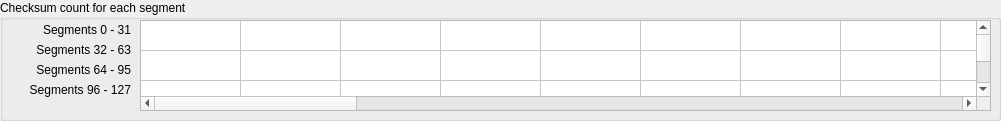
   <widget class="QGroupBox" name="groupBox_4">
    <property name="geometry">
     <rect>
      <x>10</x>
      <y>260</y>
      <width>1001</width>
      <height>121</height>
     </rect>
    </property>
    <property name="title">
     <string>Checksum count for each segment</string>
    </property>
    <widget class="caWaveTable" name="cawavetable_4">
     <property name="geometry">
      <rect>
       <x>140</x>
       <y>20</y>
       <width>851</width>
       <height>91</height>
      </rect>
     </property>
     <property name="channel" stdset="0">
      <string notr="true">$(SYS)-$(DEVICE):DBuf-Cnt-Cs-I</string>
     </property>
     <property name="numberOfRows">
      <number>4</number>
     </property>
     <property name="numberOfColumns">
      <number>32</number>
     </property>
     <attribute name="horizontalHeaderVisible">
      <bool>false</bool>
     </attribute>
     <attribute name="horizontalHeaderHighlightSections">
      <bool>false</bool>
     </attribute>
     <attribute name="verticalHeaderVisible">
      <bool>false</bool>
     </attribute>
     <attribute name="verticalHeaderHighlightSections">
      <bool>false</bool>
     </attribute>
     <row/>
     <row/>
     <row/>
     <row/>
     <column/>
     <column/>
     <column/>
     <column/>
     <column/>
     <column/>
     <column/>
     <column/>
     <column/>
     <column/>
     <column/>
     <column/>
     <column/>
     <column/>
     <column/>
     <column/>
     <column/>
     <column/>
     <column/>
     <column/>
     <column/>
     <column/>
     <column/>
     <column/>
     <column/>
     <column/>
     <column/>
     <column/>
     <column/>
     <column/>
     <column/>
     <column/>
     <item row="0" column="0">
      <property name="font">
       <font/>
      </property>
      <property name="textAlignment">
       <set>AlignLeft|AlignLeading</set>
      </property>
     </item>
     <item row="0" column="1">
      <property name="font">
       <font/>
      </property>
      <property name="textAlignment">
       <set>AlignLeft|AlignLeading</set>
      </property>
     </item>
     <item row="0" column="2">
      <property name="font">
       <font/>
      </property>
      <property name="textAlignment">
       <set>AlignLeft|AlignLeading</set>
      </property>
     </item>
     <item row="0" column="3">
      <property name="font">
       <font/>
      </property>
      <property name="textAlignment">
       <set>AlignLeft|AlignLeading</set>
      </property>
     </item>
     <item row="0" column="4">
      <property name="font">
       <font/>
      </property>
      <property name="textAlignment">
       <set>AlignLeft|AlignLeading</set>
      </property>
     </item>
     <item row="0" column="5">
      <property name="font">
       <font/>
      </property>
      <property name="textAlignment">
       <set>AlignLeft|AlignLeading</set>
      </property>
     </item>
     <item row="0" column="6">
      <property name="font">
       <font/>
      </property>
      <property name="textAlignment">
       <set>AlignLeft|AlignLeading</set>
      </property>
     </item>
     <item row="0" column="7">
      <property name="font">
       <font/>
      </property>
      <property name="textAlignment">
       <set>AlignLeft|AlignLeading</set>
      </property>
     </item>
     <item row="0" column="8">
      <property name="font">
       <font/>
      </property>
      <property name="textAlignment">
       <set>AlignLeft|AlignLeading</set>
      </property>
     </item>
     <item row="0" column="9">
      <property name="font">
       <font/>
      </property>
      <property name="textAlignment">
       <set>AlignLeft|AlignLeading</set>
      </property>
     </item>
     <item row="0" column="10">
      <property name="font">
       <font/>
      </property>
      <property name="textAlignment">
       <set>AlignLeft|AlignLeading</set>
      </property>
     </item>
     <item row="0" column="11">
      <property name="font">
       <font/>
      </property>
      <property name="textAlignment">
       <set>AlignLeft|AlignLeading</set>
      </property>
     </item>
     <item row="0" column="12">
      <property name="font">
       <font/>
      </property>
      <property name="textAlignment">
       <set>AlignLeft|AlignLeading</set>
      </property>
     </item>
     <item row="0" column="13">
      <property name="font">
       <font/>
      </property>
      <property name="textAlignment">
       <set>AlignLeft|AlignLeading</set>
      </property>
     </item>
     <item row="0" column="14">
      <property name="font">
       <font/>
      </property>
      <property name="textAlignment">
       <set>AlignLeft|AlignLeading</set>
      </property>
     </item>
     <item row="0" column="15">
      <property name="font">
       <font/>
      </property>
      <property name="textAlignment">
       <set>AlignLeft|AlignLeading</set>
      </property>
     </item>
     <item row="0" column="16">
      <property name="font">
       <font/>
      </property>
      <property name="textAlignment">
       <set>AlignLeft|AlignLeading</set>
      </property>
     </item>
     <item row="0" column="17">
      <property name="font">
       <font/>
      </property>
      <property name="textAlignment">
       <set>AlignLeft|AlignLeading</set>
      </property>
     </item>
     <item row="0" column="18">
      <property name="font">
       <font/>
      </property>
      <property name="textAlignment">
       <set>AlignLeft|AlignLeading</set>
      </property>
     </item>
     <item row="0" column="19">
      <property name="font">
       <font/>
      </property>
      <property name="textAlignment">
       <set>AlignLeft|AlignLeading</set>
      </property>
     </item>
     <item row="0" column="20">
      <property name="font">
       <font/>
      </property>
      <property name="textAlignment">
       <set>AlignLeft|AlignLeading</set>
      </property>
     </item>
     <item row="0" column="21">
      <property name="font">
       <font/>
      </property>
      <property name="textAlignment">
       <set>AlignLeft|AlignLeading</set>
      </property>
     </item>
     <item row="0" column="22">
      <property name="font">
       <font/>
      </property>
      <property name="textAlignment">
       <set>AlignLeft|AlignLeading</set>
      </property>
     </item>
     <item row="0" column="23">
      <property name="font">
       <font/>
      </property>
      <property name="textAlignment">
       <set>AlignLeft|AlignLeading</set>
      </property>
     </item>
     <item row="0" column="24">
      <property name="font">
       <font/>
      </property>
      <property name="textAlignment">
       <set>AlignLeft|AlignLeading</set>
      </property>
     </item>
     <item row="0" column="25">
      <property name="font">
       <font/>
      </property>
      <property name="textAlignment">
       <set>AlignLeft|AlignLeading</set>
      </property>
     </item>
     <item row="0" column="26">
      <property name="font">
       <font/>
      </property>
      <property name="textAlignment">
       <set>AlignLeft|AlignLeading</set>
      </property>
     </item>
     <item row="0" column="27">
      <property name="font">
       <font/>
      </property>
      <property name="textAlignment">
       <set>AlignLeft|AlignLeading</set>
      </property>
     </item>
     <item row="0" column="28">
      <property name="font">
       <font/>
      </property>
      <property name="textAlignment">
       <set>AlignLeft|AlignLeading</set>
      </property>
     </item>
     <item row="0" column="29">
      <property name="font">
       <font/>
      </property>
      <property name="textAlignment">
       <set>AlignLeft|AlignLeading</set>
      </property>
     </item>
     <item row="0" column="30">
      <property name="font">
       <font/>
      </property>
      <property name="textAlignment">
       <set>AlignLeft|AlignLeading</set>
      </property>
     </item>
     <item row="0" column="31">
      <property name="font">
       <font/>
      </property>
      <property name="textAlignment">
       <set>AlignLeft|AlignLeading</set>
      </property>
     </item>
     <item row="1" column="0">
      <property name="font">
       <font/>
      </property>
      <property name="textAlignment">
       <set>AlignLeft|AlignLeading</set>
      </property>
     </item>
     <item row="1" column="1">
      <property name="font">
       <font/>
      </property>
      <property name="textAlignment">
       <set>AlignLeft|AlignLeading</set>
      </property>
     </item>
     <item row="1" column="2">
      <property name="font">
       <font/>
      </property>
      <property name="textAlignment">
       <set>AlignLeft|AlignLeading</set>
      </property>
     </item>
     <item row="1" column="3">
      <property name="font">
       <font/>
      </property>
      <property name="textAlignment">
       <set>AlignLeft|AlignLeading</set>
      </property>
     </item>
     <item row="1" column="4">
      <property name="font">
       <font/>
      </property>
      <property name="textAlignment">
       <set>AlignLeft|AlignLeading</set>
      </property>
     </item>
     <item row="1" column="5">
      <property name="font">
       <font/>
      </property>
      <property name="textAlignment">
       <set>AlignLeft|AlignLeading</set>
      </property>
     </item>
     <item row="1" column="6">
      <property name="font">
       <font/>
      </property>
      <property name="textAlignment">
       <set>AlignLeft|AlignLeading</set>
      </property>
     </item>
     <item row="1" column="7">
      <property name="font">
       <font/>
      </property>
      <property name="textAlignment">
       <set>AlignLeft|AlignLeading</set>
      </property>
     </item>
     <item row="1" column="8">
      <property name="font">
       <font/>
      </property>
      <property name="textAlignment">
       <set>AlignLeft|AlignLeading</set>
      </property>
     </item>
     <item row="1" column="9">
      <property name="font">
       <font/>
      </property>
      <property name="textAlignment">
       <set>AlignLeft|AlignLeading</set>
      </property>
     </item>
     <item row="1" column="10">
      <property name="font">
       <font/>
      </property>
      <property name="textAlignment">
       <set>AlignLeft|AlignLeading</set>
      </property>
     </item>
     <item row="1" column="11">
      <property name="font">
       <font/>
      </property>
      <property name="textAlignment">
       <set>AlignLeft|AlignLeading</set>
      </property>
     </item>
     <item row="1" column="12">
      <property name="font">
       <font/>
      </property>
      <property name="textAlignment">
       <set>AlignLeft|AlignLeading</set>
      </property>
     </item>
     <item row="1" column="13">
      <property name="font">
       <font/>
      </property>
      <property name="textAlignment">
       <set>AlignLeft|AlignLeading</set>
      </property>
     </item>
     <item row="1" column="14">
      <property name="font">
       <font/>
      </property>
      <property name="textAlignment">
       <set>AlignLeft|AlignLeading</set>
      </property>
     </item>
     <item row="1" column="15">
      <property name="font">
       <font/>
      </property>
      <property name="textAlignment">
       <set>AlignLeft|AlignLeading</set>
      </property>
     </item>
     <item row="1" column="16">
      <property name="font">
       <font/>
      </property>
      <property name="textAlignment">
       <set>AlignLeft|AlignLeading</set>
      </property>
     </item>
     <item row="1" column="17">
      <property name="font">
       <font/>
      </property>
      <property name="textAlignment">
       <set>AlignLeft|AlignLeading</set>
      </property>
     </item>
     <item row="1" column="18">
      <property name="font">
       <font/>
      </property>
      <property name="textAlignment">
       <set>AlignLeft|AlignLeading</set>
      </property>
     </item>
     <item row="1" column="19">
      <property name="font">
       <font/>
      </property>
      <property name="textAlignment">
       <set>AlignLeft|AlignLeading</set>
      </property>
     </item>
     <item row="1" column="20">
      <property name="font">
       <font/>
      </property>
      <property name="textAlignment">
       <set>AlignLeft|AlignLeading</set>
      </property>
     </item>
     <item row="1" column="21">
      <property name="font">
       <font/>
      </property>
      <property name="textAlignment">
       <set>AlignLeft|AlignLeading</set>
      </property>
     </item>
     <item row="1" column="22">
      <property name="font">
       <font/>
      </property>
      <property name="textAlignment">
       <set>AlignLeft|AlignLeading</set>
      </property>
     </item>
     <item row="1" column="23">
      <property name="font">
       <font/>
      </property>
      <property name="textAlignment">
       <set>AlignLeft|AlignLeading</set>
      </property>
     </item>
     <item row="1" column="24">
      <property name="font">
       <font/>
      </property>
      <property name="textAlignment">
       <set>AlignLeft|AlignLeading</set>
      </property>
     </item>
     <item row="1" column="25">
      <property name="font">
       <font/>
      </property>
      <property name="textAlignment">
       <set>AlignLeft|AlignLeading</set>
      </property>
     </item>
     <item row="1" column="26">
      <property name="font">
       <font/>
      </property>
      <property name="textAlignment">
       <set>AlignLeft|AlignLeading</set>
      </property>
     </item>
     <item row="1" column="27">
      <property name="font">
       <font/>
      </property>
      <property name="textAlignment">
       <set>AlignLeft|AlignLeading</set>
      </property>
     </item>
     <item row="1" column="28">
      <property name="font">
       <font/>
      </property>
      <property name="textAlignment">
       <set>AlignLeft|AlignLeading</set>
      </property>
     </item>
     <item row="1" column="29">
      <property name="font">
       <font/>
      </property>
      <property name="textAlignment">
       <set>AlignLeft|AlignLeading</set>
      </property>
     </item>
     <item row="1" column="30">
      <property name="font">
       <font/>
      </property>
      <property name="textAlignment">
       <set>AlignLeft|AlignLeading</set>
      </property>
     </item>
     <item row="1" column="31">
      <property name="font">
       <font/>
      </property>
      <property name="textAlignment">
       <set>AlignLeft|AlignLeading</set>
      </property>
     </item>
     <item row="2" column="0">
      <property name="font">
       <font/>
      </property>
      <property name="textAlignment">
       <set>AlignLeft|AlignLeading</set>
      </property>
     </item>
     <item row="2" column="1">
      <property name="font">
       <font/>
      </property>
      <property name="textAlignment">
       <set>AlignLeft|AlignLeading</set>
      </property>
     </item>
     <item row="2" column="2">
      <property name="font">
       <font/>
      </property>
      <property name="textAlignment">
       <set>AlignLeft|AlignLeading</set>
      </property>
     </item>
     <item row="2" column="3">
      <property name="font">
       <font/>
      </property>
      <property name="textAlignment">
       <set>AlignLeft|AlignLeading</set>
      </property>
     </item>
     <item row="2" column="4">
      <property name="font">
       <font/>
      </property>
      <property name="textAlignment">
       <set>AlignLeft|AlignLeading</set>
      </property>
     </item>
     <item row="2" column="5">
      <property name="font">
       <font/>
      </property>
      <property name="textAlignment">
       <set>AlignLeft|AlignLeading</set>
      </property>
     </item>
     <item row="2" column="6">
      <property name="font">
       <font/>
      </property>
      <property name="textAlignment">
       <set>AlignLeft|AlignLeading</set>
      </property>
     </item>
     <item row="2" column="7">
      <property name="font">
       <font/>
      </property>
      <property name="textAlignment">
       <set>AlignLeft|AlignLeading</set>
      </property>
     </item>
     <item row="2" column="8">
      <property name="font">
       <font/>
      </property>
      <property name="textAlignment">
       <set>AlignLeft|AlignLeading</set>
      </property>
     </item>
     <item row="2" column="9">
      <property name="font">
       <font/>
      </property>
      <property name="textAlignment">
       <set>AlignLeft|AlignLeading</set>
      </property>
     </item>
     <item row="2" column="10">
      <property name="font">
       <font/>
      </property>
      <property name="textAlignment">
       <set>AlignLeft|AlignLeading</set>
      </property>
     </item>
     <item row="2" column="11">
      <property name="font">
       <font/>
      </property>
      <property name="textAlignment">
       <set>AlignLeft|AlignLeading</set>
      </property>
     </item>
     <item row="2" column="12">
      <property name="font">
       <font/>
      </property>
      <property name="textAlignment">
       <set>AlignLeft|AlignLeading</set>
      </property>
     </item>
     <item row="2" column="13">
      <property name="font">
       <font/>
      </property>
      <property name="textAlignment">
       <set>AlignLeft|AlignLeading</set>
      </property>
     </item>
     <item row="2" column="14">
      <property name="font">
       <font/>
      </property>
      <property name="textAlignment">
       <set>AlignLeft|AlignLeading</set>
      </property>
     </item>
     <item row="2" column="15">
      <property name="font">
       <font/>
      </property>
      <property name="textAlignment">
       <set>AlignLeft|AlignLeading</set>
      </property>
     </item>
     <item row="2" column="16">
      <property name="font">
       <font/>
      </property>
      <property name="textAlignment">
       <set>AlignLeft|AlignLeading</set>
      </property>
     </item>
     <item row="2" column="17">
      <property name="font">
       <font/>
      </property>
      <property name="textAlignment">
       <set>AlignLeft|AlignLeading</set>
      </property>
     </item>
     <item row="2" column="18">
      <property name="font">
       <font/>
      </property>
      <property name="textAlignment">
       <set>AlignLeft|AlignLeading</set>
      </property>
     </item>
     <item row="2" column="19">
      <property name="font">
       <font/>
      </property>
      <property name="textAlignment">
       <set>AlignLeft|AlignLeading</set>
      </property>
     </item>
     <item row="2" column="20">
      <property name="font">
       <font/>
      </property>
      <property name="textAlignment">
       <set>AlignLeft|AlignLeading</set>
      </property>
     </item>
     <item row="2" column="21">
      <property name="font">
       <font/>
      </property>
      <property name="textAlignment">
       <set>AlignLeft|AlignLeading</set>
      </property>
     </item>
     <item row="2" column="22">
      <property name="font">
       <font/>
      </property>
      <property name="textAlignment">
       <set>AlignLeft|AlignLeading</set>
      </property>
     </item>
     <item row="2" column="23">
      <property name="font">
       <font/>
      </property>
      <property name="textAlignment">
       <set>AlignLeft|AlignLeading</set>
      </property>
     </item>
     <item row="2" column="24">
      <property name="font">
       <font/>
      </property>
      <property name="textAlignment">
       <set>AlignLeft|AlignLeading</set>
      </property>
     </item>
     <item row="2" column="25">
      <property name="font">
       <font/>
      </property>
      <property name="textAlignment">
       <set>AlignLeft|AlignLeading</set>
      </property>
     </item>
     <item row="2" column="26">
      <property name="font">
       <font/>
      </property>
      <property name="textAlignment">
       <set>AlignLeft|AlignLeading</set>
      </property>
     </item>
     <item row="2" column="27">
      <property name="font">
       <font/>
      </property>
      <property name="textAlignment">
       <set>AlignLeft|AlignLeading</set>
      </property>
     </item>
     <item row="2" column="28">
      <property name="font">
       <font/>
      </property>
      <property name="textAlignment">
       <set>AlignLeft|AlignLeading</set>
      </property>
     </item>
     <item row="2" column="29">
      <property name="font">
       <font/>
      </property>
      <property name="textAlignment">
       <set>AlignLeft|AlignLeading</set>
      </property>
     </item>
     <item row="2" column="30">
      <property name="font">
       <font/>
      </property>
      <property name="textAlignment">
       <set>AlignLeft|AlignLeading</set>
      </property>
     </item>
     <item row="2" column="31">
      <property name="font">
       <font/>
      </property>
      <property name="textAlignment">
       <set>AlignLeft|AlignLeading</set>
      </property>
     </item>
     <item row="3" column="0">
      <property name="font">
       <font/>
      </property>
      <property name="textAlignment">
       <set>AlignLeft|AlignLeading</set>
      </property>
     </item>
     <item row="3" column="1">
      <property name="font">
       <font/>
      </property>
      <property name="textAlignment">
       <set>AlignLeft|AlignLeading</set>
      </property>
     </item>
     <item row="3" column="2">
      <property name="font">
       <font/>
      </property>
      <property name="textAlignment">
       <set>AlignLeft|AlignLeading</set>
      </property>
     </item>
     <item row="3" column="3">
      <property name="font">
       <font/>
      </property>
      <property name="textAlignment">
       <set>AlignLeft|AlignLeading</set>
      </property>
     </item>
     <item row="3" column="4">
      <property name="font">
       <font/>
      </property>
      <property name="textAlignment">
       <set>AlignLeft|AlignLeading</set>
      </property>
     </item>
     <item row="3" column="5">
      <property name="font">
       <font/>
      </property>
      <property name="textAlignment">
       <set>AlignLeft|AlignLeading</set>
      </property>
     </item>
     <item row="3" column="6">
      <property name="font">
       <font/>
      </property>
      <property name="textAlignment">
       <set>AlignLeft|AlignLeading</set>
      </property>
     </item>
     <item row="3" column="7">
      <property name="font">
       <font/>
      </property>
      <property name="textAlignment">
       <set>AlignLeft|AlignLeading</set>
      </property>
     </item>
     <item row="3" column="8">
      <property name="font">
       <font/>
      </property>
      <property name="textAlignment">
       <set>AlignLeft|AlignLeading</set>
      </property>
     </item>
     <item row="3" column="9">
      <property name="font">
       <font/>
      </property>
      <property name="textAlignment">
       <set>AlignLeft|AlignLeading</set>
      </property>
     </item>
     <item row="3" column="10">
      <property name="font">
       <font/>
      </property>
      <property name="textAlignment">
       <set>AlignLeft|AlignLeading</set>
      </property>
     </item>
     <item row="3" column="11">
      <property name="font">
       <font/>
      </property>
      <property name="textAlignment">
       <set>AlignLeft|AlignLeading</set>
      </property>
     </item>
     <item row="3" column="12">
      <property name="font">
       <font/>
      </property>
      <property name="textAlignment">
       <set>AlignLeft|AlignLeading</set>
      </property>
     </item>
     <item row="3" column="13">
      <property name="font">
       <font/>
      </property>
      <property name="textAlignment">
       <set>AlignLeft|AlignLeading</set>
      </property>
     </item>
     <item row="3" column="14">
      <property name="font">
       <font/>
      </property>
      <property name="textAlignment">
       <set>AlignLeft|AlignLeading</set>
      </property>
     </item>
     <item row="3" column="15">
      <property name="font">
       <font/>
      </property>
      <property name="textAlignment">
       <set>AlignLeft|AlignLeading</set>
      </property>
     </item>
     <item row="3" column="16">
      <property name="font">
       <font/>
      </property>
      <property name="textAlignment">
       <set>AlignLeft|AlignLeading</set>
      </property>
     </item>
     <item row="3" column="17">
      <property name="font">
       <font/>
      </property>
      <property name="textAlignment">
       <set>AlignLeft|AlignLeading</set>
      </property>
     </item>
     <item row="3" column="18">
      <property name="font">
       <font/>
      </property>
      <property name="textAlignment">
       <set>AlignLeft|AlignLeading</set>
      </property>
     </item>
     <item row="3" column="19">
      <property name="font">
       <font/>
      </property>
      <property name="textAlignment">
       <set>AlignLeft|AlignLeading</set>
      </property>
     </item>
     <item row="3" column="20">
      <property name="font">
       <font/>
      </property>
      <property name="textAlignment">
       <set>AlignLeft|AlignLeading</set>
      </property>
     </item>
     <item row="3" column="21">
      <property name="font">
       <font/>
      </property>
      <property name="textAlignment">
       <set>AlignLeft|AlignLeading</set>
      </property>
     </item>
     <item row="3" column="22">
      <property name="font">
       <font/>
      </property>
      <property name="textAlignment">
       <set>AlignLeft|AlignLeading</set>
      </property>
     </item>
     <item row="3" column="23">
      <property name="font">
       <font/>
      </property>
      <property name="textAlignment">
       <set>AlignLeft|AlignLeading</set>
      </property>
     </item>
     <item row="3" column="24">
      <property name="font">
       <font/>
      </property>
      <property name="textAlignment">
       <set>AlignLeft|AlignLeading</set>
      </property>
     </item>
     <item row="3" column="25">
      <property name="font">
       <font/>
      </property>
      <property name="textAlignment">
       <set>AlignLeft|AlignLeading</set>
      </property>
     </item>
     <item row="3" column="26">
      <property name="font">
       <font/>
      </property>
      <property name="textAlignment">
       <set>AlignLeft|AlignLeading</set>
      </property>
     </item>
     <item row="3" column="27">
      <property name="font">
       <font/>
      </property>
      <property name="textAlignment">
       <set>AlignLeft|AlignLeading</set>
      </property>
     </item>
     <item row="3" column="28">
      <property name="font">
       <font/>
      </property>
      <property name="textAlignment">
       <set>AlignLeft|AlignLeading</set>
      </property>
     </item>
     <item row="3" column="29">
      <property name="font">
       <font/>
      </property>
      <property name="textAlignment">
       <set>AlignLeft|AlignLeading</set>
      </property>
     </item>
     <item row="3" column="30">
      <property name="font">
       <font/>
      </property>
      <property name="textAlignment">
       <set>AlignLeft|AlignLeading</set>
      </property>
     </item>
     <item row="3" column="31">
      <property name="font">
       <font/>
      </property>
      <property name="textAlignment">
       <set>AlignLeft|AlignLeading</set>
      </property>
     </item>
    </widget>
    <widget class="QLabel" name="label_32">
     <property name="geometry">
      <rect>
       <x>10</x>
       <y>20</y>
       <width>121</width>
       <height>20</height>
      </rect>
     </property>
     <property name="text">
      <string>Segments 0 - 31</string>
     </property>
     <property name="alignment">
      <set>Qt::AlignRight|Qt::AlignTrailing|Qt::AlignVCenter</set>
     </property>
    </widget>
    <widget class="QLabel" name="label_33">
     <property name="geometry">
      <rect>
       <x>10</x>
       <y>40</y>
       <width>121</width>
       <height>20</height>
      </rect>
     </property>
     <property name="text">
      <string>Segments 32 - 63</string>
     </property>
     <property name="alignment">
      <set>Qt::AlignRight|Qt::AlignTrailing|Qt::AlignVCenter</set>
     </property>
    </widget>
    <widget class="QLabel" name="label_34">
     <property name="geometry">
      <rect>
       <x>10</x>
       <y>60</y>
       <width>121</width>
       <height>20</height>
      </rect>
     </property>
     <property name="text">
      <string>Segments 64 - 95</string>
     </property>
     <property name="alignment">
      <set>Qt::AlignRight|Qt::AlignTrailing|Qt::AlignVCenter</set>
     </property>
    </widget>
    <widget class="QLabel" name="label_35">
     <property name="geometry">
      <rect>
       <x>10</x>
       <y>80</y>
       <width>121</width>
       <height>20</height>
      </rect>
     </property>
     <property name="text">
      <string>Segments 96 - 127</string>
     </property>
     <property name="alignment">
      <set>Qt::AlignRight|Qt::AlignTrailing|Qt::AlignVCenter</set>
     </property>
    </widget>
   </widget>
